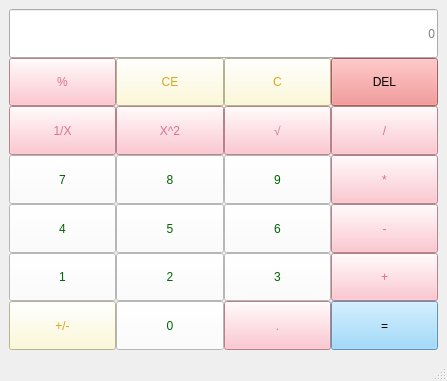
<?xml version="1.0" encoding="UTF-8"?>
<ui version="4.0">
 <class>MainWindow</class>
 <widget class="QMainWindow" name="MainWindow">
  <property name="geometry">
   <rect>
    <x>0</x>
    <y>0</y>
    <width>447</width>
    <height>381</height>
   </rect>
  </property>
  <property name="windowTitle">
   <string>计算器-章皖俊-2023414290139</string>
  </property>
  <property name="windowIcon">
   <iconset theme="accessories-calculator"/>
  </property>
  <property name="styleSheet">
   <string notr="true">font: 18pt &quot;Consolas&quot;;</string>
  </property>
  <widget class="QWidget" name="centralwidget">
   <layout class="QVBoxLayout" name="verticalLayout">
    <item>
     <layout class="QGridLayout" name="gridLayout">
      <property name="spacing">
       <number>0</number>
      </property>
      <item row="5" column="0">
       <widget class="QPushButton" name="btnNum1">
        <property name="sizePolicy">
         <sizepolicy hsizetype="Minimum" vsizetype="Preferred">
          <horstretch>0</horstretch>
          <verstretch>0</verstretch>
         </sizepolicy>
        </property>
        <property name="styleSheet">
         <string notr="true">QPushButton
{
font: 18pt &quot;Consolas&quot;;
color:rgba(0,100,0,255);
background-color:rgba(255,255,255,255);
}
QPushButton:hover
{
	background:rgba(240,255,240,255)
}
</string>
        </property>
        <property name="text">
         <string>1</string>
        </property>
       </widget>
      </item>
      <item row="6" column="2">
       <widget class="QPushButton" name="btnDot">
        <property name="sizePolicy">
         <sizepolicy hsizetype="Minimum" vsizetype="Preferred">
          <horstretch>0</horstretch>
          <verstretch>0</verstretch>
         </sizepolicy>
        </property>
        <property name="styleSheet">
         <string notr="true">QPushButton{
background-color:rgba(255,182,193,255);
color:rgba(219,112,147,255);
}
QPushButton:hover{
background-color:rgba(250,150,170,255)
}</string>
        </property>
        <property name="text">
         <string>.</string>
        </property>
       </widget>
      </item>
      <item row="2" column="3">
       <widget class="QPushButton" name="btnDivide">
        <property name="sizePolicy">
         <sizepolicy hsizetype="Minimum" vsizetype="Preferred">
          <horstretch>0</horstretch>
          <verstretch>0</verstretch>
         </sizepolicy>
        </property>
        <property name="styleSheet">
         <string notr="true">QPushButton{
background-color:rgba(255,182,193,255);
color:rgba(219,112,147,255);
}
QPushButton:hover{
background-color:rgba(250,150,170,255)
}</string>
        </property>
        <property name="text">
         <string>/</string>
        </property>
       </widget>
      </item>
      <item row="4" column="0">
       <widget class="QPushButton" name="btnNum4">
        <property name="sizePolicy">
         <sizepolicy hsizetype="Minimum" vsizetype="Preferred">
          <horstretch>0</horstretch>
          <verstretch>0</verstretch>
         </sizepolicy>
        </property>
        <property name="styleSheet">
         <string notr="true">QPushButton
{
font: 18pt &quot;Consolas&quot;;
color:rgba(0,100,0,255);
background-color:rgba(255,255,255,255);
}
QPushButton:hover
{
	background:rgba(240,255,240,255)
}
</string>
        </property>
        <property name="text">
         <string>4</string>
        </property>
       </widget>
      </item>
      <item row="1" column="2">
       <widget class="QPushButton" name="btnClear">
        <property name="sizePolicy">
         <sizepolicy hsizetype="Minimum" vsizetype="Preferred">
          <horstretch>0</horstretch>
          <verstretch>0</verstretch>
         </sizepolicy>
        </property>
        <property name="styleSheet">
         <string notr="true">QPushButton{

background-color:rgba(255,250,205,255);
color:rgba(218,165,32,255)
}
QPushButton:hover{
background-color:rgba(250,240,180,255)
}</string>
        </property>
        <property name="text">
         <string>C</string>
        </property>
       </widget>
      </item>
      <item row="5" column="1">
       <widget class="QPushButton" name="btnNum2">
        <property name="sizePolicy">
         <sizepolicy hsizetype="Minimum" vsizetype="Preferred">
          <horstretch>0</horstretch>
          <verstretch>0</verstretch>
         </sizepolicy>
        </property>
        <property name="styleSheet">
         <string notr="true">QPushButton
{
font: 18pt &quot;Consolas&quot;;
color:rgba(0,100,0,255);
background-color:rgba(255,255,255,255);
}
QPushButton:hover
{
	background:rgba(240,255,240,255)
}
</string>
        </property>
        <property name="text">
         <string>2</string>
        </property>
       </widget>
      </item>
      <item row="1" column="1">
       <widget class="QPushButton" name="btnCE">
        <property name="sizePolicy">
         <sizepolicy hsizetype="Minimum" vsizetype="Preferred">
          <horstretch>0</horstretch>
          <verstretch>0</verstretch>
         </sizepolicy>
        </property>
        <property name="styleSheet">
         <string notr="true">QPushButton{

background-color:rgba(255,250,205,255);
color:rgba(218,165,32,255)
}
QPushButton:hover{
background-color:rgba(250,240,180,255)
}</string>
        </property>
        <property name="text">
         <string>CE</string>
        </property>
       </widget>
      </item>
      <item row="6" column="1">
       <widget class="QPushButton" name="btnNum0">
        <property name="sizePolicy">
         <sizepolicy hsizetype="Minimum" vsizetype="Preferred">
          <horstretch>0</horstretch>
          <verstretch>0</verstretch>
         </sizepolicy>
        </property>
        <property name="styleSheet">
         <string notr="true">QPushButton
{
font: 18pt &quot;Consolas&quot;;
color:rgba(0,100,0,255);
background-color:rgba(255,255,255,255);
}
QPushButton:hover
{
	background:rgba(240,255,240,255)
}
</string>
        </property>
        <property name="text">
         <string>0</string>
        </property>
       </widget>
      </item>
      <item row="6" column="0">
       <widget class="QPushButton" name="btnSwitch">
        <property name="sizePolicy">
         <sizepolicy hsizetype="Minimum" vsizetype="Preferred">
          <horstretch>0</horstretch>
          <verstretch>0</verstretch>
         </sizepolicy>
        </property>
        <property name="styleSheet">
         <string notr="true">QPushButton{

background-color:rgba(255,250,205,255);
color:rgba(218,165,32,255)
}
QPushButton:hover{
background-color:rgba(250,240,180,255)
}</string>
        </property>
        <property name="text">
         <string>+/-</string>
        </property>
       </widget>
      </item>
      <item row="2" column="2">
       <widget class="QPushButton" name="btnRoot">
        <property name="sizePolicy">
         <sizepolicy hsizetype="Minimum" vsizetype="Preferred">
          <horstretch>0</horstretch>
          <verstretch>0</verstretch>
         </sizepolicy>
        </property>
        <property name="styleSheet">
         <string notr="true">QPushButton{
background-color:rgba(255,182,193,255);
color:rgba(219,112,147,255);
}
QPushButton:hover{
background-color:rgba(250,150,170,255)
}</string>
        </property>
        <property name="text">
         <string>√</string>
        </property>
       </widget>
      </item>
      <item row="3" column="3">
       <widget class="QPushButton" name="btnMulti">
        <property name="sizePolicy">
         <sizepolicy hsizetype="Minimum" vsizetype="Preferred">
          <horstretch>0</horstretch>
          <verstretch>0</verstretch>
         </sizepolicy>
        </property>
        <property name="styleSheet">
         <string notr="true">QPushButton{
background-color:rgba(255,182,193,255);
color:rgba(219,112,147,255);
}
QPushButton:hover{
background-color:rgba(250,150,170,255)
}</string>
        </property>
        <property name="text">
         <string>*</string>
        </property>
       </widget>
      </item>
      <item row="5" column="3">
       <widget class="QPushButton" name="btnPlus">
        <property name="sizePolicy">
         <sizepolicy hsizetype="Minimum" vsizetype="Preferred">
          <horstretch>0</horstretch>
          <verstretch>0</verstretch>
         </sizepolicy>
        </property>
        <property name="styleSheet">
         <string notr="true">QPushButton{
background-color:rgba(255,182,193,255);
color:rgba(219,112,147,255);
}
QPushButton:hover{
background-color:rgba(250,150,170,255)
}</string>
        </property>
        <property name="text">
         <string>+</string>
        </property>
       </widget>
      </item>
      <item row="2" column="0">
       <widget class="QPushButton" name="btnDenominator">
        <property name="sizePolicy">
         <sizepolicy hsizetype="Minimum" vsizetype="Preferred">
          <horstretch>0</horstretch>
          <verstretch>0</verstretch>
         </sizepolicy>
        </property>
        <property name="styleSheet">
         <string notr="true">QPushButton{
background-color:rgba(255,182,193,255);
color:rgba(219,112,147,255);
}
QPushButton:hover{
background-color:rgba(250,150,170,255)
}</string>
        </property>
        <property name="text">
         <string>1/X</string>
        </property>
       </widget>
      </item>
      <item row="5" column="2">
       <widget class="QPushButton" name="btnNum3">
        <property name="sizePolicy">
         <sizepolicy hsizetype="Minimum" vsizetype="Preferred">
          <horstretch>0</horstretch>
          <verstretch>0</verstretch>
         </sizepolicy>
        </property>
        <property name="styleSheet">
         <string notr="true">QPushButton
{
font: 18pt &quot;Consolas&quot;;
color:rgba(0,100,0,255);
background-color:rgba(255,255,255,255);
}
QPushButton:hover
{
	background:rgba(240,255,240,255)
}
</string>
        </property>
        <property name="text">
         <string>3</string>
        </property>
       </widget>
      </item>
      <item row="3" column="2">
       <widget class="QPushButton" name="btnNum9">
        <property name="sizePolicy">
         <sizepolicy hsizetype="Minimum" vsizetype="Preferred">
          <horstretch>0</horstretch>
          <verstretch>0</verstretch>
         </sizepolicy>
        </property>
        <property name="styleSheet">
         <string notr="true">QPushButton
{
font: 18pt &quot;Consolas&quot;;
color:rgba(0,100,0,255);
background-color:rgba(255,255,255,255);
}
QPushButton:hover
{
	background:rgba(240,255,240,255)
}
</string>
        </property>
        <property name="text">
         <string>9</string>
        </property>
       </widget>
      </item>
      <item row="6" column="3">
       <widget class="QPushButton" name="btnEqual">
        <property name="sizePolicy">
         <sizepolicy hsizetype="Minimum" vsizetype="Preferred">
          <horstretch>0</horstretch>
          <verstretch>0</verstretch>
         </sizepolicy>
        </property>
        <property name="styleSheet">
         <string notr="true">QPushButton{

background-color:rgb(135,206,250);
color:rgb(0,0,0)
}
QPushButton:hover{
background-color:rgb(0,191,255);
}</string>
        </property>
        <property name="text">
         <string>=</string>
        </property>
       </widget>
      </item>
      <item row="3" column="1">
       <widget class="QPushButton" name="btnNum8">
        <property name="sizePolicy">
         <sizepolicy hsizetype="Minimum" vsizetype="Preferred">
          <horstretch>0</horstretch>
          <verstretch>0</verstretch>
         </sizepolicy>
        </property>
        <property name="styleSheet">
         <string notr="true">QPushButton
{
font: 18pt &quot;Consolas&quot;;
color:rgba(0,100,0,255);
background-color:rgba(255,255,255,255);
}
QPushButton:hover
{
	background:rgba(240,255,240,255)
}
</string>
        </property>
        <property name="text">
         <string>8</string>
        </property>
       </widget>
      </item>
      <item row="4" column="2">
       <widget class="QPushButton" name="btnNum6">
        <property name="sizePolicy">
         <sizepolicy hsizetype="Minimum" vsizetype="Preferred">
          <horstretch>0</horstretch>
          <verstretch>0</verstretch>
         </sizepolicy>
        </property>
        <property name="styleSheet">
         <string notr="true">QPushButton
{
font: 18pt &quot;Consolas&quot;;
color:rgba(0,100,0,255);
background-color:rgba(255,255,255,255);
}
QPushButton:hover
{
	background:rgba(240,255,240,255)
}
</string>
        </property>
        <property name="text">
         <string>6</string>
        </property>
       </widget>
      </item>
      <item row="4" column="1">
       <widget class="QPushButton" name="btnNum5">
        <property name="sizePolicy">
         <sizepolicy hsizetype="Minimum" vsizetype="Preferred">
          <horstretch>0</horstretch>
          <verstretch>0</verstretch>
         </sizepolicy>
        </property>
        <property name="styleSheet">
         <string notr="true">QPushButton
{
font: 18pt &quot;Consolas&quot;;
color:rgba(0,100,0,255);
background-color:rgba(255,255,255,255);
}
QPushButton:hover
{
	background:rgba(240,255,240,255)
}
</string>
        </property>
        <property name="text">
         <string>5</string>
        </property>
       </widget>
      </item>
      <item row="4" column="3">
       <widget class="QPushButton" name="btnSub">
        <property name="sizePolicy">
         <sizepolicy hsizetype="Minimum" vsizetype="Preferred">
          <horstretch>0</horstretch>
          <verstretch>0</verstretch>
         </sizepolicy>
        </property>
        <property name="styleSheet">
         <string notr="true">QPushButton{
background-color:rgba(255,182,193,255);
color:rgba(219,112,147,255);
}
QPushButton:hover{
background-color:rgba(250,150,170,255)
}</string>
        </property>
        <property name="text">
         <string>-</string>
        </property>
       </widget>
      </item>
      <item row="1" column="3">
       <widget class="QPushButton" name="btnDel">
        <property name="sizePolicy">
         <sizepolicy hsizetype="Minimum" vsizetype="Preferred">
          <horstretch>0</horstretch>
          <verstretch>0</verstretch>
         </sizepolicy>
        </property>
        <property name="styleSheet">
         <string notr="true">QPushButton{
background-color:rgb(240,128,128);
color:rgb(0,0,0)
}
QPushButton:hover{
background-color:rgb(205,92,92);
}</string>
        </property>
        <property name="text">
         <string>DEL</string>
        </property>
       </widget>
      </item>
      <item row="3" column="0">
       <widget class="QPushButton" name="btnNum7">
        <property name="sizePolicy">
         <sizepolicy hsizetype="Minimum" vsizetype="Preferred">
          <horstretch>0</horstretch>
          <verstretch>0</verstretch>
         </sizepolicy>
        </property>
        <property name="styleSheet">
         <string notr="true">QPushButton
{
font: 18pt &quot;Consolas&quot;;
color:rgba(0,100,0,255);
background-color:rgba(255,255,255,255);
}
QPushButton:hover
{
	background:rgba(240,255,240,255)
}
</string>
        </property>
        <property name="text">
         <string>7</string>
        </property>
       </widget>
      </item>
      <item row="1" column="0">
       <widget class="QPushButton" name="btnPercent">
        <property name="sizePolicy">
         <sizepolicy hsizetype="Minimum" vsizetype="Preferred">
          <horstretch>0</horstretch>
          <verstretch>0</verstretch>
         </sizepolicy>
        </property>
        <property name="styleSheet">
         <string notr="true">QPushButton{
background-color:rgba(255,182,193,255);
color:rgba(219,112,147,255);
}
QPushButton:hover{
background-color:rgba(250,150,170,255)
}</string>
        </property>
        <property name="text">
         <string>%</string>
        </property>
       </widget>
      </item>
      <item row="2" column="1">
       <widget class="QPushButton" name="btnSquare">
        <property name="sizePolicy">
         <sizepolicy hsizetype="Minimum" vsizetype="Preferred">
          <horstretch>0</horstretch>
          <verstretch>0</verstretch>
         </sizepolicy>
        </property>
        <property name="styleSheet">
         <string notr="true">QPushButton{
background-color:rgba(255,182,193,255);
color:rgba(219,112,147,255);
}
QPushButton:hover{
background-color:rgba(250,150,170,255)
}</string>
        </property>
        <property name="text">
         <string>X^2</string>
        </property>
       </widget>
      </item>
      <item row="0" column="0" colspan="4">
       <widget class="QLineEdit" name="display">
        <property name="sizePolicy">
         <sizepolicy hsizetype="Expanding" vsizetype="Preferred">
          <horstretch>0</horstretch>
          <verstretch>0</verstretch>
         </sizepolicy>
        </property>
        <property name="alignment">
         <set>Qt::AlignmentFlag::AlignRight|Qt::AlignmentFlag::AlignTrailing|Qt::AlignmentFlag::AlignVCenter</set>
        </property>
        <property name="placeholderText">
         <string>0</string>
        </property>
       </widget>
      </item>
     </layout>
    </item>
   </layout>
  </widget>
  <widget class="QMenuBar" name="menubar">
   <property name="geometry">
    <rect>
     <x>0</x>
     <y>0</y>
     <width>447</width>
     <height>34</height>
    </rect>
   </property>
  </widget>
  <widget class="QStatusBar" name="statusbar"/>
 </widget>
 <resources/>
 <connections/>
</ui>
